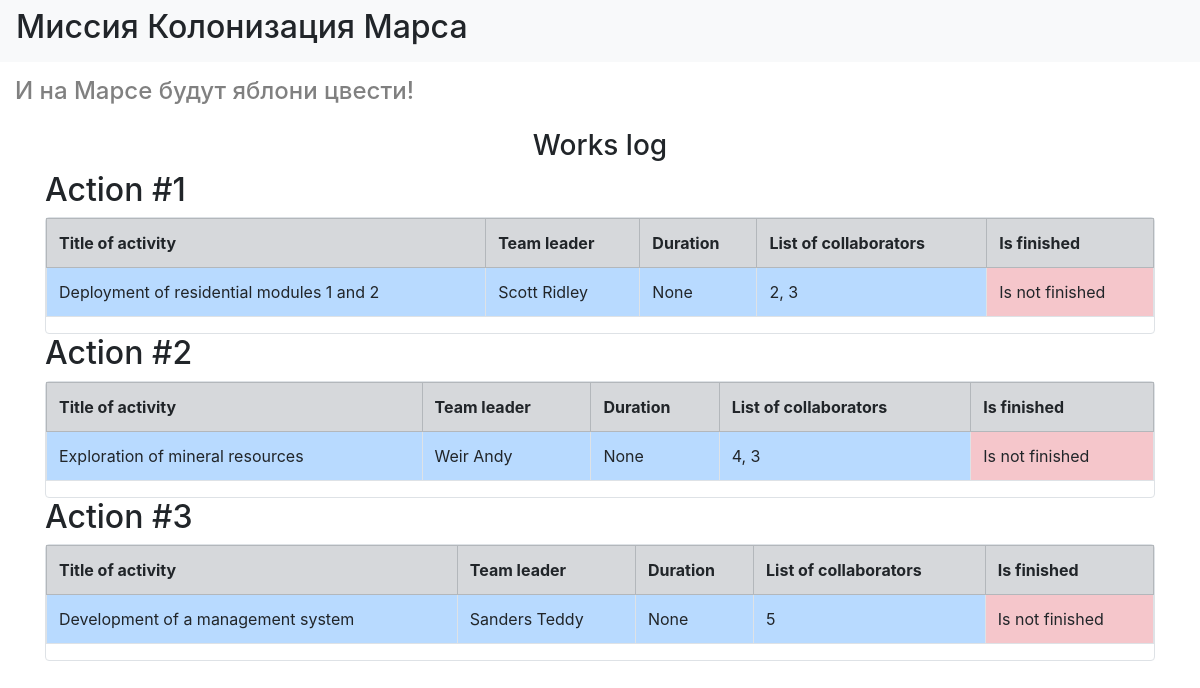
Before: / with the older database file.
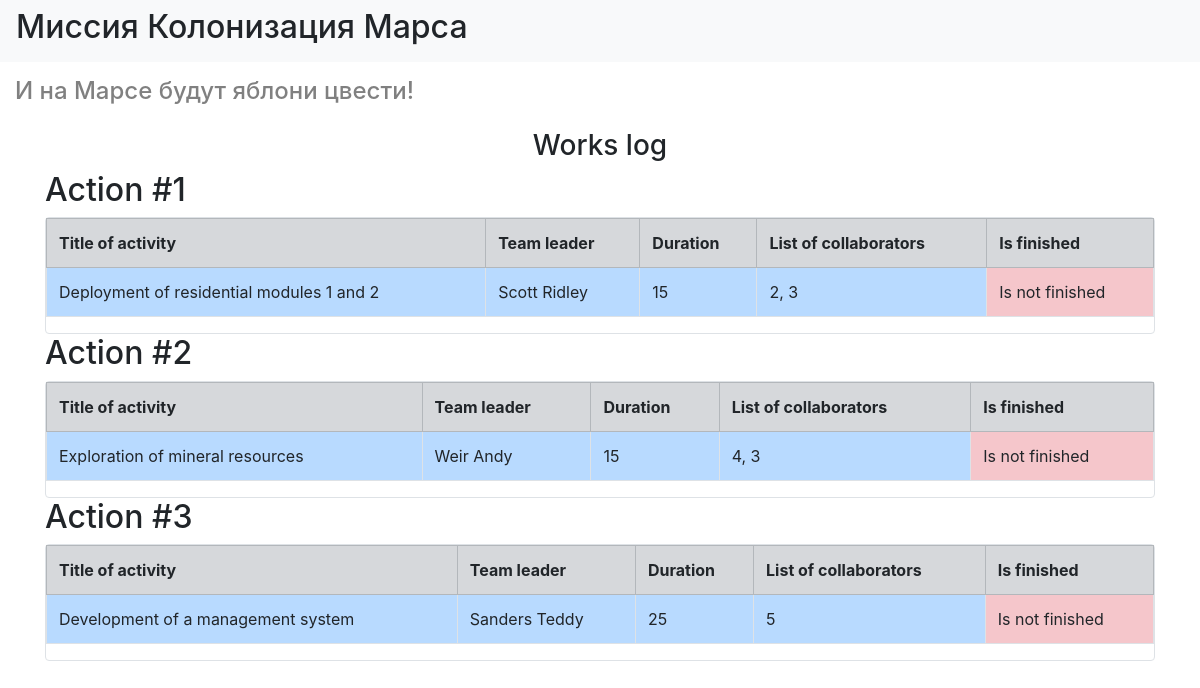
After: the same page with the newer database file.
### data/jobs.py (models this page shows)
class Jobs(SqlAlchemyBase):
    __tablename__ = 'jobs'
    id = sqlalchemy.Column(sqlalchemy.Integer,
                           primary_key=True, autoincrement=True)
    team_leader = sqlalchemy.Column(sqlalchemy.Integer)
    job = sqlalchemy.Column(sqlalchemy.String, nullable=True)
    work_size = sqlalchemy.Column(sqlalchemy.Integer, nullable=True)
    collaborators = sqlalchemy.Column(sqlalchemy.String, nullable=True)
    start_date = sqlalchemy.Column(sqlalchemy.DateTime, nullable=True)
    end_date = sqlalchemy.Column(sqlalchemy.DateTime, nullable=True)
    is_finished = sqlalchemy.Column(sqlalchemy.Boolean, nullable=True)

### main.py (the view)
@app.route("/")
def index():
    db_session.global_init('db/blogs.sqlite')
    session = db_session.create_session()
    jobs = session.query(Jobs).all()
    return render_template("index.html", jobs=jobs)

### data/db_session.py (called while the page is built, shortened)
def global_init(db_file):
    global __factory
    if __factory:
        return

def create_session() -> Session:
    global __factory
    return __factory()

### templates/index.html
{% extends "base.html" %}
{% block content %}
<h3 style="text-align: center">Works log</h3>
{% for item in jobs%}
<h2>Action #{{ loop.index }}</h2>
<div class="col-md6 border rounded">
    <table class="table table-bordered">
        <tr class="table-secondary">
            <th>Title of activity</th>
            <th>Team leader</th>
            <th>Duration</th>
            <th>List of collaborators</th>
            <th>Is finished</th>
        </tr>
        <tr>
            <td class="table-primary">{{ item.job }}</td>
            <td class="table-primary">{{ item.team_leader }}</td>
            <td class="table-primary">{{ item.work_size }}</td>
            <td class="table-primary">{{ item.collaborators }}</td>
            {% if item.is_finished == True %}
            <td class="table-danger">Is finished</td>
            {% else %}
            <td class="table-danger">Is not finished</td>
            {% endif %}
        </tr>
    </table>
</div>
{% endfor %}
{% endblock %}

### templates/base.html (shortened to what this page needs)
<!doctype html>
<html lang="en">
<head>
    <link rel="stylesheet"
          href="https://stackpath.bootstrapcdn.com/bootstrap/4.4.1/css/bootstrap.min.css"
>
</head>
<body>
<header>
    <nav class="navbar navbar-light bg-light">
        <h2>Миссия Колонизация Марса</h2>
    </nav>
</header>
<h4 style="color: grey; padding: 15px">И на Марсе будут яблони цвести!</h4>
<main role="main" class="container">
    {% block content %}{% endblock %}
</main>
</body>
</html>

Changed rows visible on the page:
changed Jobs "Deployment of residential modules 1 and 2": work_size "None" → "15"
changed Jobs "Exploration of mineral resources": work_size "None" → "15"
changed Jobs "Development of a management system": work_size "None" → "25"
